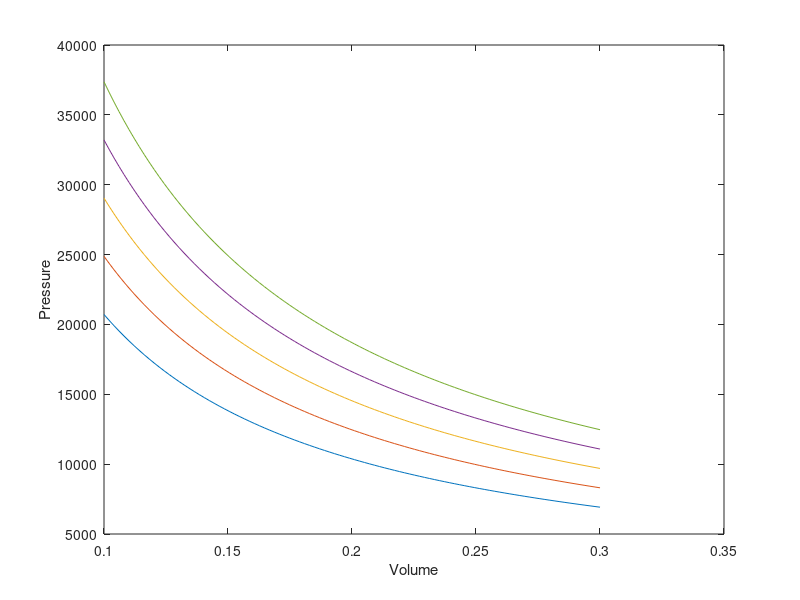
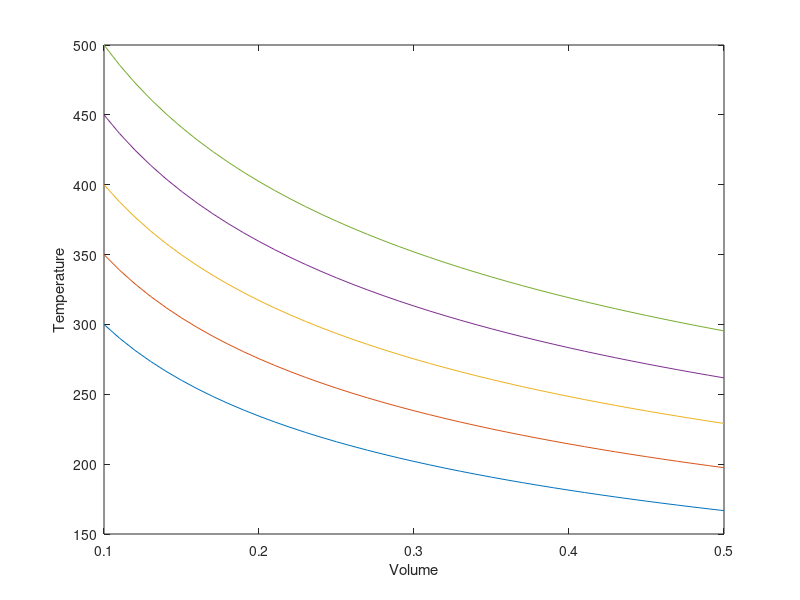
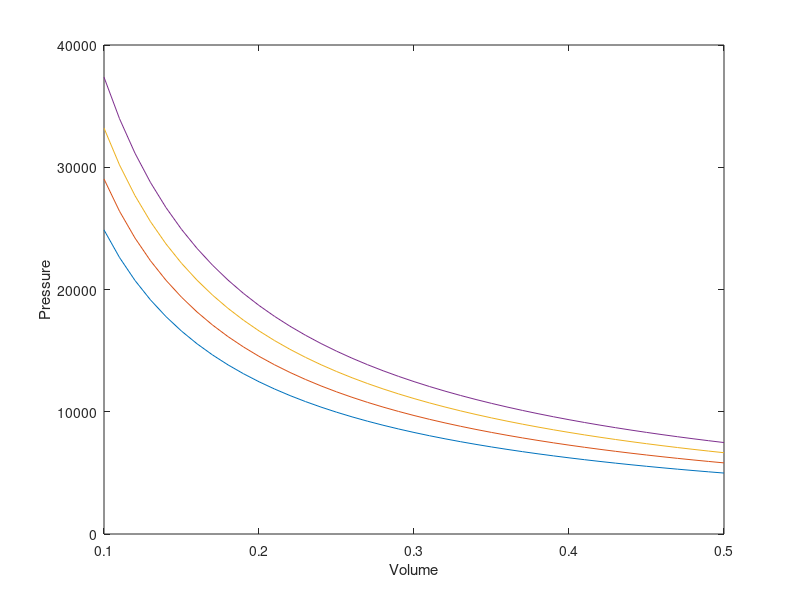
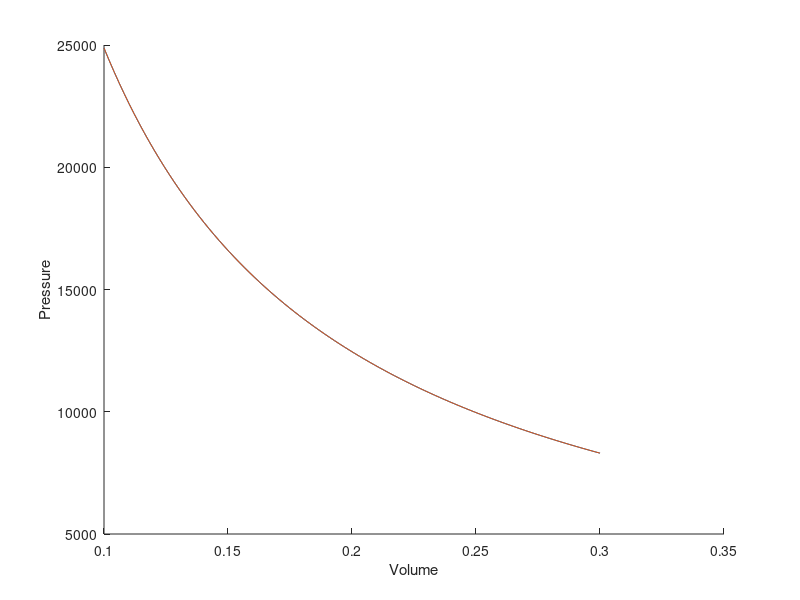

These figures' MATLAB source, in order:
clear
clc
w=0.225;
P_c=7.38*1e6;
T_c=304.2;
R=8.314;
k=0.37464+1.54226*w-0.26992*(w^2);
a=(0.45724*(R^2)*(T_c^2))/P_c;
b=(0.07780*R*T_c)/P_c;

alpha = @(T) (1+k.*(1-(T./T_c)^1/2)).^2;

P = @(V,T) (R.*T)./(V-b)-(alpha(T).*a)./(V.*(V+b)+b.*(V-b));

V = linspace(0.1,0.3,100);
%isothermal curve
figure
plot(V,P(V,250))
hold on
plot(V,P(V,300))
plot(V,P(V,350))
plot(V,P(V,400))
plot(V,P(V,450))
hold off
xlabel('Volume')
ylabel('Pressure')

Cv = @(T) 20+0.01.*T+(1e-5).*(T).^2;
d_alpha_dT = @(T) -k./sqrt(T*T_c).*(1+k-k.*sqrt(T/T_c));
dP_dT= @(V,T) (R)./(V-b)-(d_alpha_dT(T).*a)./(V.*(V+b)+b.*(V-b));
%adiabatic ode (T-V curve)
dT_dV = @(V,T) ((-T).*(dP_dT(V,T)))./Cv(T);
V_span=[0.1,0.5];
figure
[V_adiab,T_adaib]=ode45(@(V,T) dT_dV(V,T),V_span,300);
plot(V_adiab,T_adaib)
hold on

[V_adiab,T_adaib]=ode45(@(V,T) dT_dV(V,T),V_span,350);
plot(V_adiab,T_adaib)
[V_adiab,T_adaib]=ode45(@(V,T) dT_dV(V,T),V_span,400);
plot(V_adiab,T_adaib)
[V_adiab,T_adaib]=ode45(@(V,T) dT_dV(V,T),V_span,450);
plot(V_adiab,T_adaib)
[V_adiab,T_adaib]=ode45(@(V,T) dT_dV(V,T),V_span,500);
plot(V_adiab,T_adaib)
hold off
xlabel('Volume')
ylabel('Temperature')



%adiabatic ode (P-V curve)
figure
[V_adiab,T_adaib]=ode45(@(V,T) dT_dV(V,T),V_span,300);
plot(V_adiab,P(V_adiab,300))
hold on
[V_adiab,T_adaib]=ode45(@(V,T) dT_dV(V,T),V_span,350);
plot(V_adiab,P(V_adiab,350))
[V_adiab,T_adaib]=ode45(@(V,T) dT_dV(V,T),V_span,400);
plot(V_adiab,P(V_adiab,400))
[V_adiab,T_adaib]=ode45(@(V,T) dT_dV(V,T),V_span,450);
plot(V_adiab,P(V_adiab,450))
hold off
xlabel('Volume')
ylabel('Pressure')


%P-V work for adiabatic process

V_span=linspace(0.1,0.3,100);
[V_adiab,T_adaib]=ode45(@(V,T) dT_dV(V,T),V_span,300);
P0=P(V_adiab,300);
A1=trapz(V_span,P0)

%P-V work for isothermal process
V1=linspace(0.1,0.3,100);
P1=P(V1,300);
A2=trapz(V1,P1)


%PLOT FOR ISOTHERMAL AND ADIABATIC PROCESS
V3 = linspace(0.1,0.3,100);
figure
hold on
plot(V3,P(V3,300));
[V_adiab,T_adaib]=ode45(@(V3,T) dT_dV(V3,T),V3,300);
plot(V_adiab,P(V_adiab,300))
hold off
xlabel('Volume')
ylabel('Pressure')